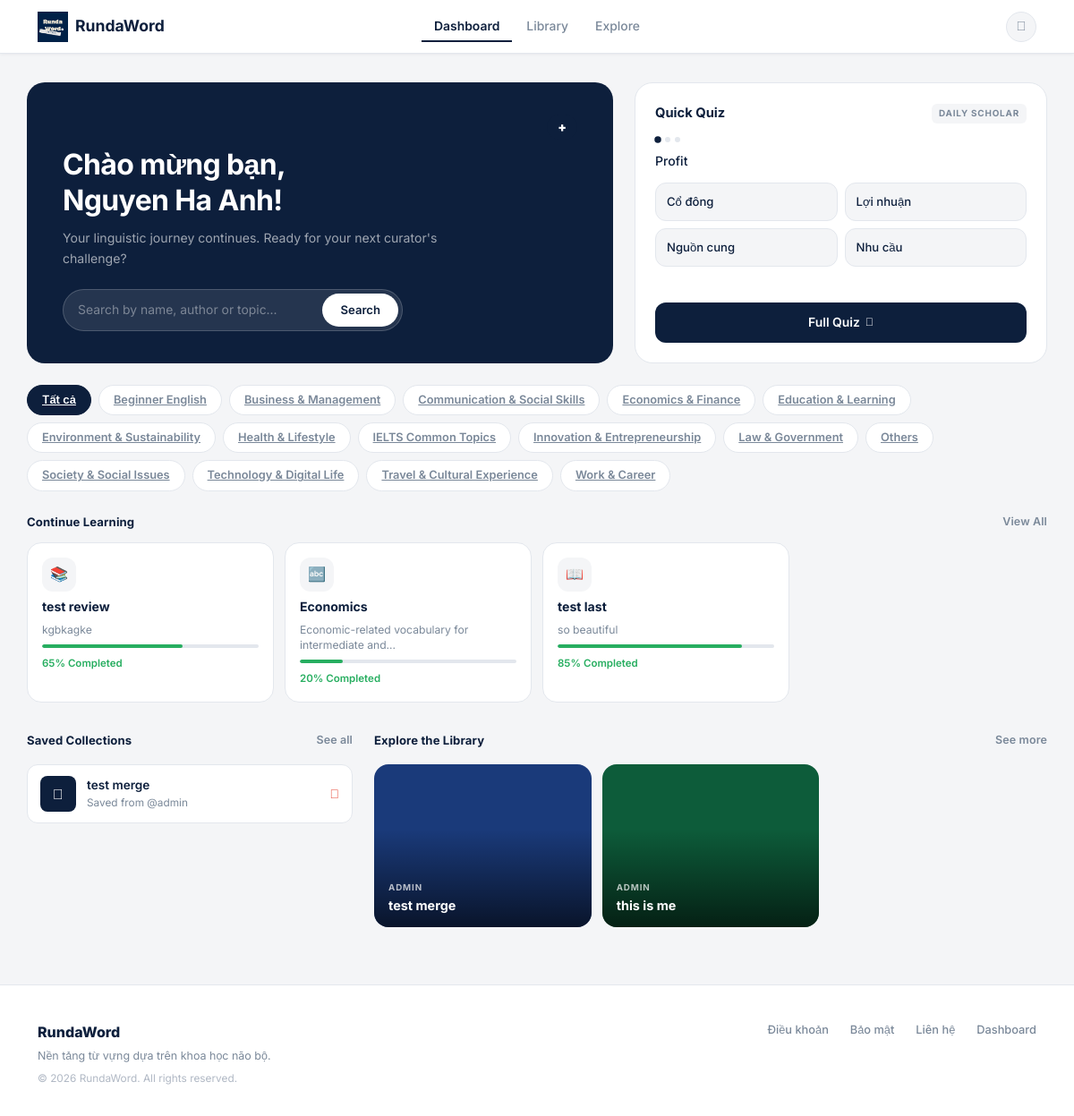
/dashboard (signed in), run on the app's committed database.
### main.py (models this page shows, shortened)
class User(UserMixin, db.Model):
    __tablename__ = 'users'
    id            = db.Column(db.Integer, primary_key=True)
    username      = db.Column(db.String(50),  unique=True, nullable=False)
    name          = db.Column(db.String(100))
    email         = db.Column(db.String(120), unique=True, nullable=False)
    password_hash = db.Column(db.String(255), nullable=False)
    role          = db.Column(db.Integer, default=ROLE_USER, nullable=False)
    created_at    = db.Column(db.DateTime, default=datetime.utcnow)
    packages = db.relationship(
        'VocabPackage', backref='user', lazy=True, cascade='all, delete-orphan',
        foreign_keys='VocabPackage.user_id'
    )
    saved_packages = db.relationship(
        'VocabPackage', secondary=user_saved_packages,
        backref=db.backref('saved_by', lazy='dynamic'), lazy='dynamic'
    )
    @property
    def is_admin(self):
        return self.role == ROLE_ADMIN

class Vocabulary(db.Model):
    __tablename__ = 'vocabularies'
    id         = db.Column(db.Integer, primary_key=True)
    word_en    = db.Column(db.String(150), nullable=False)
    word_vi    = db.Column(db.String(255), nullable=False)
    package_id = db.Column(db.Integer, db.ForeignKey('vocab_packages.id'), nullable=False)

class TopicCatalog(db.Model):
    __tablename__ = 'topic_catalog'
    id   = db.Column(db.Integer, primary_key=True)
    name = db.Column(db.String(120), unique=True, nullable=False)

class VocabPackage(db.Model):
    __tablename__ = 'vocab_packages'
    id                  = db.Column(db.Integer, primary_key=True)
    package_name        = db.Column(db.String(100), nullable=False)
    package_description = db.Column(db.Text)
    topic               = db.Column(db.String(80))          # NEW: topic/category field
    created_at          = db.Column(db.DateTime, default=datetime.utcnow)
    updated_at          = db.Column(db.DateTime, default=datetime.utcnow)
    user_id             = db.Column(db.Integer, db.ForeignKey('users.id'), nullable=False)
    is_public           = db.Column(db.Boolean, default=True)
    vocabularies = db.relationship(
        'Vocabulary', backref='package', lazy=True, cascade='all, delete-orphan'
    )

### main.py (the view, shortened to what this page needs)
@app.route('/dashboard')
@login_required
def dashboard():
    q            = request.args.get('q', '').strip()
    topic_filter = request.args.get('topic', '').strip()
    available_topics = get_topics_for_user(current_user.id)
    if topic_filter and topic_filter not in available_topics:
        topic_filter = ''
    search_results = None
    recent_packages = VocabPackage.query \
        .filter_by(user_id=current_user.id) \
        .order_by(VocabPackage.updated_at.desc()) \
        .limit(4).all()
    saved_recent = current_user.saved_packages \
        .order_by(VocabPackage.updated_at.desc()) \
        .limit(4).all()
    public_packages = VocabPackage.query \
        .filter(VocabPackage.is_public == True, VocabPackage.user_id != current_user.id) \
        .order_by(func.random()) \
        .limit(6).all()
    user_packages = VocabPackage.query.filter_by(user_id=current_user.id).all()
    quiz_package  = random.choice(user_packages) if user_packages else None
    quiz_words    = []
    if quiz_package:
        vocabs = list(quiz_package.vocabularies)
        if len(vocabs) >= 2:
            sample = random.sample(vocabs, min(3, len(vocabs)))
            for v in sample:
                wrong_pool = [x.word_vi for x in vocabs if x.id != v.id]
                wrong      = random.sample(wrong_pool, min(3, len(wrong_pool)))
                options    = wrong + [v.word_vi]
                random.shuffle(options)
                quiz_words.append({
                    "word": v.word_en, "correct": v.word_vi, "options": options
                })
    return render_template(
        'index.html',
        recent_packages=recent_packages,
        saved_recent=saved_recent,
        public_packages=public_packages,
        quiz_words=quiz_words,
        quiz_package=quiz_package,
        search_results=search_results,
        search_query=q,
        topic_filter=topic_filter,
        available_topics=available_topics,
    )

### main.py (called while the page is built)
def get_available_topics():
    rows = TopicCatalog.query.order_by(TopicCatalog.name).all()
    return [r.name for r in rows]

def get_topics_for_user(user_id=None):
    _ = user_id
    return get_available_topics()

@login_manager.user_loader
def load_user(user_id):
    return User.query.get(int(user_id))

### templates/index.html (shortened to what this page needs)
{% extends "base.html" %}
{% block content %}
<div class="container dashboard-wrap">
  {% if search_query or topic_filter %}
  <div class="d-flex align-items-center gap-3 mb-4">
    <div style="font-family:'Playfair Display',serif;font-size:1.4rem;font-weight:700;color:var(--navy);">
      {% if search_query %}Results for "{{ search_query }}"{% else %}Chủ đề: {{ topic_filter }}{% endif %}
    </div>
    <a href="{{ url_for('dashboard') }}" style="font-size:0.82rem;color:var(--text-muted);text-decoration:none;font-weight:600;">✕ Clear</a>
  </div>
  {% if search_results %}
  <div class="row g-3 mb-5">
    {% for package in search_results %}
    <div class="col-6 col-md-3 col-lg-2">
      <a href="{{ url_for('package_detail', package_id=package.id) }}" class="pkg-card" style="min-height:130px;">
        <div class="pkg-card-top">
          <span class="pkg-badge {% if package.is_public %}public{% else %}private{% endif %}">
            {% if package.is_public %}Public{% else %}Private{% endif %}
          </span>
        </div>
        <div class="pkg-name">{{ package.package_name }}</div>
        <div class="pkg-author" style="font-size:0.75rem;color:var(--text-muted);">by @{{ package.user.username if package.user else '—' }}</div>
        <div class="pkg-meta">
          <span class="pkg-word-count"><i class="fas fa-layer-group" style="font-size:0.7rem;"></i> {{ package.vocabularies|length }} words</span>
          <span class="pkg-play-btn"><i class="fas fa-play"></i></span>
        </div>
      </a>
    </div>
    {% endfor %}
  </div>
  {% else %}
  <div class="rw-card text-center py-5 mb-4">
    <i class="fas fa-search fa-2x mb-3" style="color:var(--border);"></i>
    <p style="color:var(--text-muted);margin:0;font-size:0.88rem;">No packages matched your search.</p>
  </div>
  {% endif %}
  {% else %}
  <div class="row g-4 mb-4">
    <div class="col-lg-7">
      <div class="hero-banner" style="min-height:220px;">
        <div class="hero-content">
          <div class="d-flex justify-content-end mb-2">
            <a href="{{ url_for('create_package') }}" class="btn-navy" style="padding:7px 12px;border-radius:999px;" title="Create package">
              <i class="fas fa-plus"></i>
            </a>
          </div>
          <div class="hero-title">Chào mừng bạn,<br>{{ current_user.name or current_user.username }}!</div>
          <p class="hero-sub">Your linguistic journey continues. Ready for your next curator's challenge?</p>
          <form method="GET" action="{{ url_for('dashboard') }}">
            <div class="hero-search">
              <input type="text" name="q" placeholder="Search by name, author or topic…" value="{{ search_query or '' }}">
              <button type="submit">Search</button>
            </div>
          </form>
        </div>
      </div>
    </div>
    <div class="col-lg-5">
      {% if quiz_words and quiz_words|length >= 1 %}
      <div class="quiz-widget">
        <div class="quiz-widget-header">
          <span class="quiz-widget-title">Quick Quiz</span>
          <span class="quiz-daily-badge">Daily Scholar</span>
        </div>
        <div class="quiz-progress-dots" id="quizDots">
          <div class="quiz-dot current" id="qdot0"></div>
          <div class="quiz-dot" id="qdot1"></div>
          <div class="quiz-dot" id="qdot2"></div>
        </div>
        <div class="quiz-q-item active" id="qq0">
          <div class="quiz-question">{{ quiz_words[0].word }}</div>
          <div class="quiz-options-grid" id="qopts0">
            {% for opt in quiz_words[0].options %}
            <button class="quiz-opt" onclick="checkQuickAnswer(this, '{{ opt | e }}', '{{ quiz_words[0].correct | e }}', 0)">{{ opt }}</button>
            {% endfor %}
          </div>
        </div>
        <a href="{{ url_for('quiz', package_id=quiz_package.id) }}" class="btn-daily-quiz">
          Full Quiz <i class="fas fa-arrow-right" style="font-size:0.76rem;"></i>
        </a>
      </div>
      {% endif %}
    </div>
  </div>
  <div class="topic-filter-row">
    <a href="{{ url_for('dashboard') }}" class="topic-chip {% if not topic_filter %}active{% endif %}">Tất cả</a>
    {% for t in available_topics %}
    <a href="{{ url_for('dashboard', topic=t) }}" class="topic-chip {% if topic_filter == t %}active{% endif %}">{{ t }}</a>
    {% endfor %}
  </div>
  <div class="section-label">
    Continue Learning
    <a href="{{ url_for('packages') }}">View All</a>
  </div>
  <div class="cards-row">
    {% if recent_packages %}
      {% set icons = ['📚','🔤','📖','✏️'] %}
      {% set percents = [65, 20, 85, 40] %}
      {% for pkg in recent_packages %}
      <a href="{{ url_for('package_detail', package_id=pkg.id) }}" class="continue-card">
        <div class="continue-icon">{{ icons[loop.index0 % 4] }}</div>
        <div class="continue-name">{{ pkg.package_name }}</div>
        <div class="continue-desc">
          {{ pkg.package_description[:48] ~ '…' if pkg.package_description and pkg.package_description|length > 48 else (pkg.package_description or pkg.vocabularies|length|string ~ ' words') }}
        </div>
        <div class="continue-progress-bar">
          <div class="continue-progress-fill" style="width:{{ percents[loop.index0 % 4] }}%;"></div>
        </div>
        <div class="continue-pct">{{ percents[loop.index0 % 4] }}% Completed</div>
      </a>
      {% endfor %}
    {% endif %}
  </div>
  <div class="row g-4">
    {% if saved_recent %}
    <div class="col-md-4">
      <div class="section-label mb-3">
        Saved Collections
        <a href="{{ url_for('packages', tab='saved') }}">See all</a>
      </div>
      <div class="saved-list">
        {% for pkg in saved_recent %}
        <a href="{{ url_for('package_detail', package_id=pkg.id) }}" class="saved-item">
          <div class="saved-thumb"><i class="fas fa-book"></i></div>
          <div>
            <div class="saved-item-name">{{ pkg.package_name }}</div>
            <div class="saved-item-from">Saved from @{{ pkg.user.username if pkg.user else '—' }}</div>
          </div>
          <i class="fas fa-bookmark saved-bookmark"></i>
        </a>
        {% endfor %}
      </div>
    </div>
    <div class="col-md-8">
    {% else %}
    <div class="col-12">
    {% endif %}
      <div class="section-label mb-3">
        Explore the Library
        <a href="{{ url_for('explore') }}">See more</a>
      </div>
      {% if public_packages %}
      <div class="explore-grid">
        {% set bg_colors = ['#1a3a7a','#0d5c3a','#6a1a1a','#2a3a5c','#4a2a0a','#1a4a1a'] %}
        {% for pkg in public_packages %}
        <a href="{{ url_for('package_detail', package_id=pkg.id) }}" class="explore-card">
          <div class="explore-card-bg" style="background-color:{{ bg_colors[loop.index0 % 6] }};"></div>
          <div class="explore-card-overlay"></div>
          <div class="explore-card-content">
            <div class="explore-card-cat">{{ pkg.user.username if pkg.user else '' }}</div>
            <div class="explore-card-name">{{ pkg.package_name }}</div>
          </div>
        </a>
        {% endfor %}
      </div>
      {% else %}
      <p style="color:var(--text-muted);font-size:0.88rem;">No public packages yet.</p>
      {% endif %}
    </div>
  </div>
  {% endif %}
</div>
{% endblock %}

### templates/base.html (style rules this page uses)
body, * { font-family: 'Inter', sans-serif !important; }

### templates/index.html (style rules this page uses)
.topic-filter-row { display: flex; align-items: center; gap: 8px; flex-wrap: wrap; margin-bottom: 24px; }
.topic-chip { padding: 6px 16px; border-radius: 30px; font-size: 0.8rem; font-weight: 600; border: 1.5px solid var(--border); background: white; color: var(--text-muted); cursor: pointer; transition: all 0.15s; font-family: 'Inter', sans-serif; white-space: nowrap; }
.topic-chip.active { background: var(--navy); color: white; border-color: var(--navy); }
.quiz-q-item { display: none; }
.quiz-q-item.active { display: block; }
.quiz-progress-dots { display: flex; gap: 5px; margin-bottom: 10px; }
.quiz-dot { width: 6px; height: 6px; border-radius: 50%; background: var(--border); transition: background 0.2s; }
.quiz-dot.current { background: var(--navy); transform: scale(1.25); }

### data on the page
User: name "Nguyen Ha Anh"
Vocabulary: word_en "Profit", word_vi "Lợi nhuận"
Vocabulary: word_vi "Cổ đông"
Vocabulary: word_vi "Nguồn cung"
Vocabulary: word_vi "Nhu cầu"
TopicCatalog: name "Beginner English"
TopicCatalog: name "Business & Management"
TopicCatalog: name "Communication & Social Skills"
TopicCatalog: name "Economics & Finance"
TopicCatalog: name "Education & Learning"
TopicCatalog: name "Environment & Sustainability"
TopicCatalog: name "Health & Lifestyle"
TopicCatalog: name "IELTS Common Topics"
TopicCatalog: name "Innovation & Entrepreneurship"
TopicCatalog: name "Law & Government"
TopicCatalog: name "Others"
TopicCatalog: name "Society & Social Issues"
TopicCatalog: name "Technology & Digital Life"
TopicCatalog: name "Travel & Cultural Experience"
TopicCatalog: name "Work & Career"
VocabPackage: icons "📚", package_name "test review", package_description "kgbkagke", percents "65"
VocabPackage: icons "🔤", package_name "Economics", package_description "Economic-related vocabulary for intermediate and…", percents "20"
VocabPackage: icons "📖", package_name "test last", package_description "so beautiful", percents "85"
VocabPackage: package_name "test merge", user "admin", user "ADMIN"
VocabPackage: user "ADMIN", package_name "this is me"
